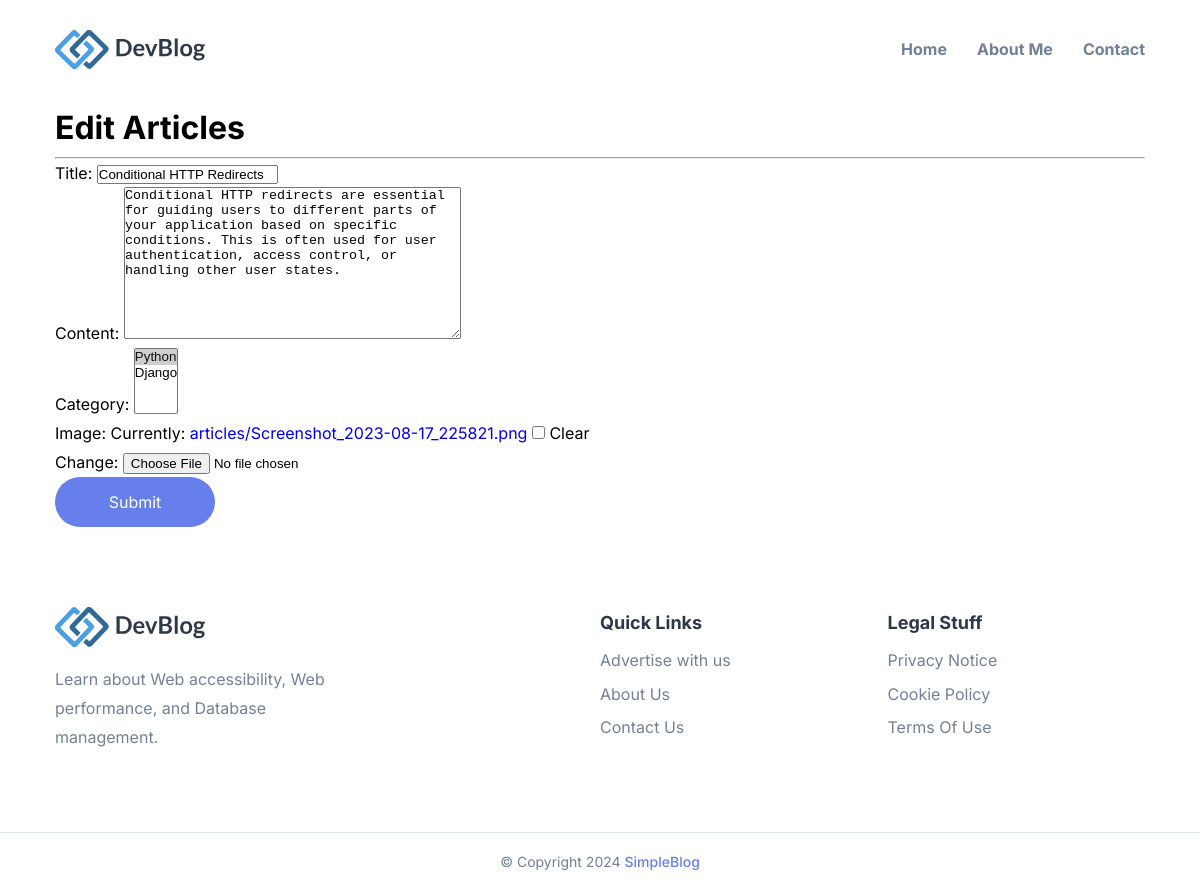
Screenshot of /edit_article/2/ (signed in) with the database file from the repository.
### article/models.py (models this page shows, shortened)
class Article(models.Model):
    title = models.CharField(max_length=500)
    content = models.TextField(max_length=500)
    published_date = models.DateTimeField(auto_now=True, blank=True)
    author = models.ForeignKey(User, on_delete=models.CASCADE)
    category = models.ManyToManyField(Category)
    image = models.ImageField(upload_to="articles/", blank=True, null=True)
    created_at = models.DateTimeField(auto_now_add=True)
    updated_date = models.DateTimeField(auto_now=True)

class Category(models.Model):
    category = models.CharField(max_length=200)
    created_at = models.DateTimeField(auto_now_add=True)
    def __str__(self):
        return self.category

### article/views.py (the view)
@login_required(login_url="login")
def edit_article(request, article_id):
    article = get_object_or_404(Article, pk=article_id)
    if request.method == "POST":
        form = ArticleForm(request.POST, request.FILES, instance=article)
        if form.is_valid():
            form.save()
            messages.error(request, "Article edit successfully")
            return redirect("dashboard")
    else:
        form = ArticleForm(instance=article)
    context = {
        "article": article,
        "form": form,
    }
    return render(request, "article/edit_article.html", context)

### article/forms.py
class ArticleForm(forms.ModelForm):
    class Meta:
        model = Article
        fields = [
            "title",
            "content",
            "category",
            "image",
        ]
    def __init__(self, *args, **kwargs):
        super(ArticleForm, self).__init__(*args, **kwargs)
        self.fields["title"].widget.attrs["placeholder"] = "Enter title"
        self.fields["content"].widget.attrs["placeholder"] = "Enter content"
        self.fields["category"].widget.attrs["placeholder"] = "Select category"
        for field in self.fields:
            self.fields[field].widget.attrs["class"] = "form-control"

### templates/article/edit_article.html
{% extends 'base.html' %} {% block content %}
<div class="container">
  <div class="text-center my-5">
    <h1 class="fw-bolder text-success">Edit Articles</h1>
  </div>
  <hr />
  <div class="row">
    <div class="card">
      <div class="card-body">
        <div class="col-lg-12 bar">
          <form action="" method="post" enctype="multipart/form-data">
            {% csrf_token %} {{ form.as_p }}
            <button class="btn btn-primary mb-2">Submit</button>
          </form>
        </div>
      </div>
    </div>
  </div>
</div>
{% endblock content %}

### articles/static/assets/css/style.css (style rules this page uses)
.light-theme { --background-primary: hsl(0, 0%, 100%); --background-secondary: hsl(0, 0%, 97%); --action-primary: hsl(214, 32%, 91%); --action-secondary: hsl(210, 38%, 95%); --foreground-primary: hsl(218, 23%, 23%); --foreground-secondary: hsl(216, 15%, 52%); --foreground-tertiary: hsl(214, 20%, 69%); --accent: hsl(229, 76%, 66%); }
:root { --white: hsl(0, 0%, 100%); --fs-base: 0.85rem; --fs-1: 1.875rem; --fs-2: 1.5rem; --fs-3: 1.25rem; --fs-4: 0.875rem; --fs-5: 0.75rem; --py: 5rem; }
*, *::before, *::after { margin: 0; padding: 0; box-sizing: border-box; }
a { text-decoration: none; }
img, button { display: block; }
a, span { display: inline-block; }
button { font: inherit; border: none; background: none; cursor: pointer; }
html { font-family: "Inter", sans-serif; font-size: var(--fs-base); line-height: 1.8; }
.container { margin-inline: auto; margin: auto; padding: 0 15px; }
.btn { min-width: 10rem; border-radius: 100px; }
.btn-primary { background: var(--accent); color: var(--white); padding: 0.6875rem 1.1875rem; }
@media (min-width: 550px) { :root { --fs-base: 0.90rem; } }
@media (min-width: 650px) { :root { --fs-1: 2.25rem; } }
@media (min-width: 650px) { .container { padding: 0 30px; } }
@media (min-width: 768px) { .container { max-width: 800px; } }
@media (min-width: 1024px) { :root { --fs-base: 1rem; --fs-1: 3rem; } }
@media (min-width: 1024px) { .container { max-width: 1150px; } }

### rows the page displays
Article: title "Conditional HTTP Redirects", content "Conditional HTTP redirects are essential for guiding users to different parts of your application based on specific conditions. This is often used for user authentication, access control, or handling other user states."
Category: category "Python ☑ / Django"
